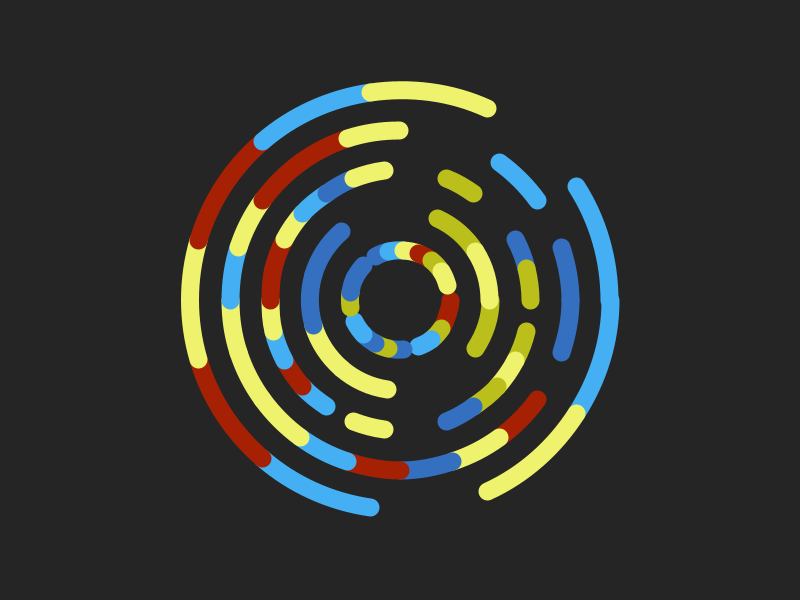
Frame 1 (no input)
Frame 60 (the mouse pressed at the canvas centre just before this capture): identical to frame 1, image omitted
Frame 120 (the mouse held since frame 60 and released just before this capture): identical to frame 1, image omitted

The Processing sketch that drew this single still picture (run headless with seeded random() and noise(); from frame 60 on, the mouse is pressed at the canvas centre):

// Processing sketch: Vinyl
// ── Vinyl.pde
void setup() {
  size(800, 600);
  smooth();
  
  int layers = 5;
  
  color darkGrey = color(#252525);
  color blue = color(52,112,191);
  color lightBlue = color(68,175,242);
  color green = color(186,191,27);
  color yellow = color(238,242,109);
  color red = color(166,33,3);
  
  color[] colors = { blue, lightBlue, green, yellow, red };
  
  background(darkGrey);
  
  noFill();
  strokeWeight(18);
  strokeCap(ROUND);
  
  for (int layerIndex = 0; layerIndex < layers; layerIndex++) {
    int startDistance = 100;
    int endDistance = 500;
    int boxSize = startDistance + (endDistance - startDistance) * layerIndex / layers;
    int steps = int(random(7, 30));
    
    
    for (int i=0; i < steps; i++) {
      if (random(10) < 2) { continue; }
      
      
      int colorIndex = int(random(colors.length));
      stroke(colors[colorIndex]);
      arc(width/2, height/2, boxSize, boxSize, i*2*PI/steps, (i + 1)*2*PI/steps);
    }
    
  }

}

void draw() { }

void keyPressed() {
  save(random(23232)+".jpg");
}
